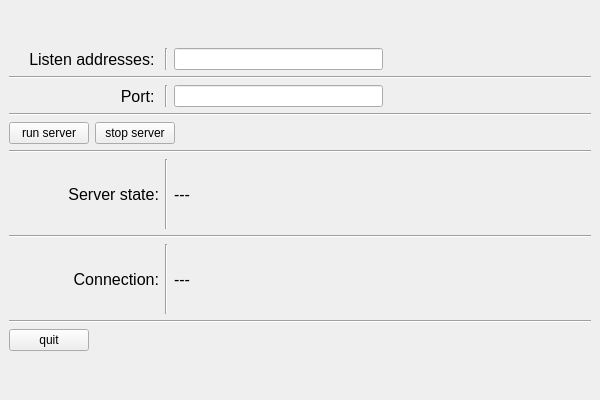
<?xml version="1.0" encoding="UTF-8"?>
<ui version="4.0">
 <class>MainWindow</class>
 <widget class="QMainWindow" name="MainWindow">
  <property name="geometry">
   <rect>
    <x>0</x>
    <y>0</y>
    <width>600</width>
    <height>400</height>
   </rect>
  </property>
  <property name="windowTitle">
   <string>MainWindow</string>
  </property>
  <widget class="QWidget" name="centralwidget">
   <layout class="QVBoxLayout" name="verticalLayout_2">
    <item>
     <layout class="QVBoxLayout" name="verticalLayout">
      <item>
       <layout class="QHBoxLayout" name="horizontalLayout">
        <item>
         <widget class="QLabel" name="label">
          <property name="minimumSize">
           <size>
            <width>150</width>
            <height>0</height>
           </size>
          </property>
          <property name="font">
           <font>
            <pointsize>12</pointsize>
           </font>
          </property>
          <property name="text">
           <string>Listen addresses: </string>
          </property>
          <property name="alignment">
           <set>Qt::AlignRight|Qt::AlignTrailing|Qt::AlignVCenter</set>
          </property>
         </widget>
        </item>
        <item>
         <widget class="Line" name="line_2">
          <property name="orientation">
           <enum>Qt::Vertical</enum>
          </property>
         </widget>
        </item>
        <item>
         <widget class="QLineEdit" name="lineEdit_listenAddress"/>
        </item>
        <item>
         <spacer name="horizontalSpacer_2">
          <property name="orientation">
           <enum>Qt::Horizontal</enum>
          </property>
          <property name="sizeHint" stdset="0">
           <size>
            <width>40</width>
            <height>20</height>
           </size>
          </property>
         </spacer>
        </item>
       </layout>
      </item>
      <item>
       <widget class="Line" name="line_3">
        <property name="orientation">
         <enum>Qt::Horizontal</enum>
        </property>
       </widget>
      </item>
      <item>
       <layout class="QHBoxLayout" name="horizontalLayout_3">
        <item>
         <widget class="QLabel" name="label_2">
          <property name="minimumSize">
           <size>
            <width>150</width>
            <height>0</height>
           </size>
          </property>
          <property name="font">
           <font>
            <pointsize>12</pointsize>
           </font>
          </property>
          <property name="text">
           <string>Port: </string>
          </property>
          <property name="alignment">
           <set>Qt::AlignRight|Qt::AlignTrailing|Qt::AlignVCenter</set>
          </property>
         </widget>
        </item>
        <item>
         <widget class="Line" name="line">
          <property name="orientation">
           <enum>Qt::Vertical</enum>
          </property>
         </widget>
        </item>
        <item>
         <widget class="QLineEdit" name="lineEdit_port"/>
        </item>
        <item>
         <spacer name="horizontalSpacer_3">
          <property name="orientation">
           <enum>Qt::Horizontal</enum>
          </property>
          <property name="sizeHint" stdset="0">
           <size>
            <width>40</width>
            <height>20</height>
           </size>
          </property>
         </spacer>
        </item>
       </layout>
      </item>
      <item>
       <widget class="Line" name="line_4">
        <property name="orientation">
         <enum>Qt::Horizontal</enum>
        </property>
       </widget>
      </item>
      <item>
       <layout class="QHBoxLayout" name="horizontalLayout_4">
        <item>
         <widget class="QPushButton" name="pushButton_run">
          <property name="text">
           <string>run server</string>
          </property>
         </widget>
        </item>
        <item>
         <widget class="QPushButton" name="pushButton_stop">
          <property name="text">
           <string>stop server</string>
          </property>
         </widget>
        </item>
        <item>
         <spacer name="horizontalSpacer_4">
          <property name="orientation">
           <enum>Qt::Horizontal</enum>
          </property>
          <property name="sizeHint" stdset="0">
           <size>
            <width>40</width>
            <height>20</height>
           </size>
          </property>
         </spacer>
        </item>
       </layout>
      </item>
      <item>
       <widget class="Line" name="line_5">
        <property name="orientation">
         <enum>Qt::Horizontal</enum>
        </property>
       </widget>
      </item>
      <item>
       <layout class="QHBoxLayout" name="horizontalLayout_5">
        <item>
         <widget class="QLabel" name="label_3">
          <property name="minimumSize">
           <size>
            <width>150</width>
            <height>70</height>
           </size>
          </property>
          <property name="maximumSize">
           <size>
            <width>150</width>
            <height>70</height>
           </size>
          </property>
          <property name="font">
           <font>
            <pointsize>12</pointsize>
           </font>
          </property>
          <property name="text">
           <string>Server state:</string>
          </property>
          <property name="alignment">
           <set>Qt::AlignRight|Qt::AlignTrailing|Qt::AlignVCenter</set>
          </property>
         </widget>
        </item>
        <item>
         <widget class="Line" name="line_6">
          <property name="orientation">
           <enum>Qt::Vertical</enum>
          </property>
         </widget>
        </item>
        <item>
         <widget class="QLabel" name="label_serverState">
          <property name="minimumSize">
           <size>
            <width>0</width>
            <height>70</height>
           </size>
          </property>
          <property name="maximumSize">
           <size>
            <width>16777215</width>
            <height>70</height>
           </size>
          </property>
          <property name="font">
           <font>
            <pointsize>12</pointsize>
           </font>
          </property>
          <property name="text">
           <string>---</string>
          </property>
         </widget>
        </item>
       </layout>
      </item>
      <item>
       <widget class="Line" name="line_7">
        <property name="orientation">
         <enum>Qt::Horizontal</enum>
        </property>
       </widget>
      </item>
      <item>
       <layout class="QHBoxLayout" name="horizontalLayout_6">
        <item>
         <widget class="QLabel" name="label_5">
          <property name="minimumSize">
           <size>
            <width>150</width>
            <height>70</height>
           </size>
          </property>
          <property name="maximumSize">
           <size>
            <width>150</width>
            <height>70</height>
           </size>
          </property>
          <property name="font">
           <font>
            <pointsize>12</pointsize>
           </font>
          </property>
          <property name="text">
           <string>Connection:</string>
          </property>
          <property name="alignment">
           <set>Qt::AlignRight|Qt::AlignTrailing|Qt::AlignVCenter</set>
          </property>
         </widget>
        </item>
        <item>
         <widget class="Line" name="line_9">
          <property name="orientation">
           <enum>Qt::Vertical</enum>
          </property>
         </widget>
        </item>
        <item>
         <widget class="QLabel" name="label_connectionState">
          <property name="minimumSize">
           <size>
            <width>0</width>
            <height>70</height>
           </size>
          </property>
          <property name="maximumSize">
           <size>
            <width>16777215</width>
            <height>70</height>
           </size>
          </property>
          <property name="font">
           <font>
            <pointsize>12</pointsize>
           </font>
          </property>
          <property name="text">
           <string>---</string>
          </property>
         </widget>
        </item>
       </layout>
      </item>
      <item>
       <widget class="Line" name="line_8">
        <property name="orientation">
         <enum>Qt::Horizontal</enum>
        </property>
       </widget>
      </item>
      <item>
       <layout class="QHBoxLayout" name="horizontalLayout_2">
        <item>
         <widget class="QPushButton" name="pushButton_quit">
          <property name="text">
           <string>quit</string>
          </property>
         </widget>
        </item>
        <item>
         <spacer name="horizontalSpacer">
          <property name="orientation">
           <enum>Qt::Horizontal</enum>
          </property>
          <property name="sizeHint" stdset="0">
           <size>
            <width>40</width>
            <height>20</height>
           </size>
          </property>
         </spacer>
        </item>
       </layout>
      </item>
     </layout>
    </item>
   </layout>
  </widget>
 </widget>
 <resources/>
 <connections/>
</ui>
